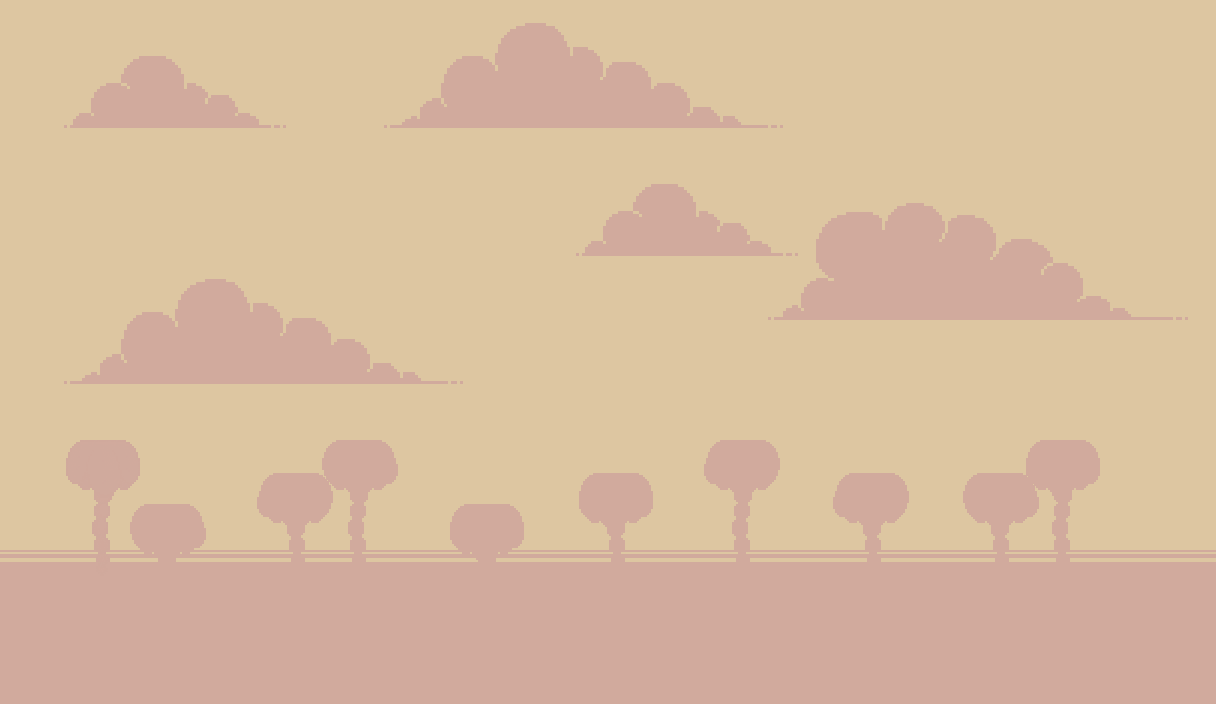

Rendered tile map (Tiled .tmx) drawn with the repository's tilesets; below, a short description and the full map source, tile grids included:
An orthogonal 19x11 tile map with 64x64 px tiles, 3 tile layers (Sky, Clouds, Palms), 4 tilesets.

<map version="1.9" tiledversion="1.9.2" orientation="orthogonal" renderorder="right-down" width="19" height="11" tilewidth="64" tileheight="64" infinite="0" nextlayerid="4" nextobjectid="1">
 <tileset firstgid="1" name="overworld_clouds" tilewidth="420" tileheight="117" tilecount="3" columns="0">
  <grid orientation="orthogonal" width="1" height="1" />
  <tile id="0">
   <image width="222" height="72" source="../../graphics/overworld/clouds/1.png" />
  </tile>
  <tile id="1">
   <image width="399" height="105" source="../../graphics/overworld/clouds/2.png" />
  </tile>
  <tile id="2">
   <image width="420" height="117" source="../../graphics/overworld/clouds/3.png" />
  </tile>
 </tileset>
 <tileset firstgid="4" source="../tilesets/overworld_sky.tsx" />
 <tileset firstgid="7" source="../tilesets/overworld_clouds.tsx" />
 <tileset firstgid="10" source="../tilesets/overworld_palms.tsx" />
 <layer id="1" name="Sky" width="19" height="11" locked="1">
  <data encoding="csv">
6,6,6,6,6,6,6,6,6,6,6,6,6,6,6,6,6,6,6,
6,6,6,6,6,6,6,6,6,6,6,6,6,6,6,6,6,6,6,
6,6,6,6,6,6,6,6,6,6,6,6,6,6,6,6,6,6,6,
6,6,6,6,6,6,6,6,6,6,6,6,6,6,6,6,6,6,6,
6,6,6,6,6,6,6,6,6,6,6,6,6,6,6,6,6,6,6,
6,6,6,6,6,6,6,6,6,6,6,6,6,6,6,6,6,6,6,
6,6,6,6,6,6,6,6,6,6,6,6,6,6,6,6,6,6,6,
6,6,6,6,6,6,6,6,6,6,6,6,6,6,6,6,6,6,6,
5,5,5,5,5,5,5,5,5,5,5,5,5,5,5,5,5,5,5,
4,4,4,4,4,4,4,4,4,4,4,4,4,4,4,4,4,4,4,
4,4,4,4,4,4,4,4,4,4,4,4,4,4,4,4,4,4,4
</data>
 </layer>
 <layer id="2" name="Clouds" width="19" height="11" locked="1">
  <data encoding="csv">
0,0,0,0,0,0,0,0,0,0,0,0,0,0,0,0,0,0,0,
0,7,0,0,0,0,8,0,0,0,0,0,0,0,0,0,0,0,0,
0,0,0,0,0,0,0,0,0,0,0,0,0,0,0,0,0,0,0,
0,0,0,0,0,0,0,0,0,1,0,0,0,0,0,0,0,0,0,
0,0,0,0,0,0,0,0,0,0,0,0,9,0,0,0,0,0,0,
0,2,0,0,0,0,0,0,0,0,0,0,0,0,0,0,0,0,0,
0,0,0,0,0,0,0,0,0,0,0,0,0,0,0,0,0,0,0,
0,0,0,0,0,0,0,0,0,0,0,0,0,0,0,0,0,0,0,
0,0,0,0,0,0,0,0,0,0,0,0,0,0,0,0,0,0,0,
0,0,0,0,0,0,0,0,0,0,0,0,0,0,0,0,0,0,0,
0,0,0,0,0,0,0,0,0,0,0,0,0,0,0,0,0,0,0
</data>
 </layer>
 <layer id="3" name="Palms" width="19" height="11" locked="1">
  <data encoding="csv">
0,0,0,0,0,0,0,0,0,0,0,0,0,0,0,0,0,0,0,
0,0,0,0,0,0,0,0,0,0,0,0,0,0,0,0,0,0,0,
0,0,0,0,0,0,0,0,0,0,0,0,0,0,0,0,0,0,0,
0,0,0,0,0,0,0,0,0,0,0,0,0,0,0,0,0,0,0,
0,0,0,0,0,0,0,0,0,0,0,0,0,0,0,0,0,0,0,
0,0,0,0,0,0,0,0,0,0,0,0,0,0,0,0,0,0,0,
0,0,0,0,0,0,0,0,0,0,0,0,0,0,0,0,0,0,0,
0,0,0,0,0,0,0,0,0,0,0,0,0,0,0,0,0,0,0,
0,10,0,0,17,11,0,0,0,16,0,13,0,17,0,15,12,0,0,
0,0,11,0,0,0,0,12,0,0,0,0,0,0,0,0,0,0,0,
0,0,0,0,0,0,0,0,0,0,0,0,0,0,0,0,0,0,0
</data>
 </layer>
</map>
